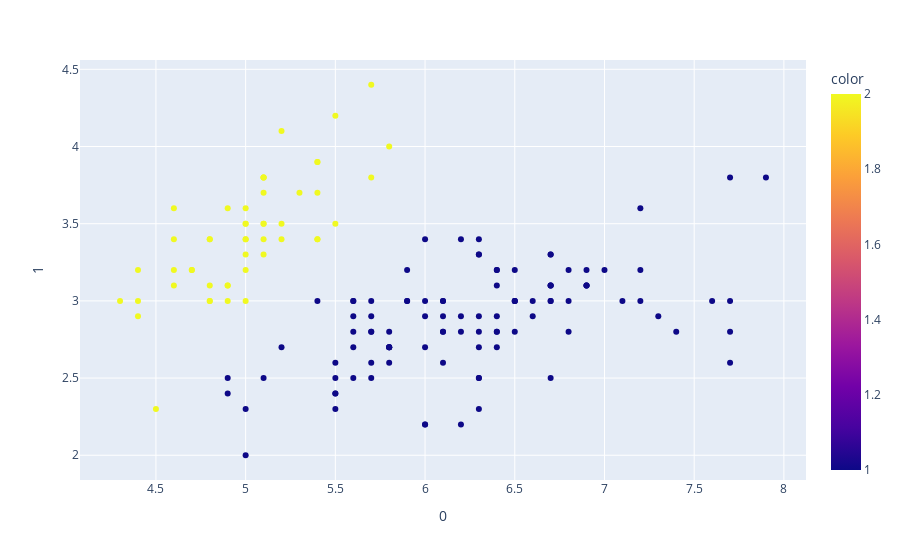

The cell this chart's notebook holds for it:
### Markdown cell above
# Predicitons on using EM algorithm

### Code cell
# clusters =2
y_2actual=iris_expectation_maximization(iris_df,parameters)
fig=px.scatter(iris_df,x=0,y=1,color=list(map(lambda x:x+1,y_2actual)))
fig.show()

### Figure 1 — Plotly figure (JSON) as saved in the notebook; plotly's stock layout.template omitted (floating-point values rounded to 4 significant figures; data arrays with more than 128 entries replaced by an {"elided": "..."} marker saying what was removed)
{"data": [{"hovertemplate": "0=%{x}<br>1=%{y}<br>color=%{marker.color}<extra></extra>", "legendgroup": "", "marker": {"color": {"elided": "150 int values"}, "coloraxis": "coloraxis", "symbol": "circle"}, "mode": "markers", "name": "", "orientation": "v", "showlegend": false, "type": "scatter", "x": {"elided": "150 float values"}, "xaxis": "x", "y": {"elided": "150 float values"}, "yaxis": "y"}], "layout": {"coloraxis": {"colorbar": {"title": {"text": "color"}}, "colorscale": [[0, "#0d0887"], [0.1111, "#46039f"], [0.2222, "#7201a8"], [0.3333, "#9c179e"], [0.4444, "#bd3786"], [0.5556, "#d8576b"], [0.6667, "#ed7953"], [0.7778, "#fb9f3a"], [0.8889, "#fdca26"], [1, "#f0f921"]]}, "legend": {"tracegroupgap": 0}, "margin": {"t": 60}, "xaxis": {"anchor": "y", "domain": [0, 1], "title": {"text": "0"}}, "yaxis": {"anchor": "x", "domain": [0, 1], "title": {"text": "1"}}}}
